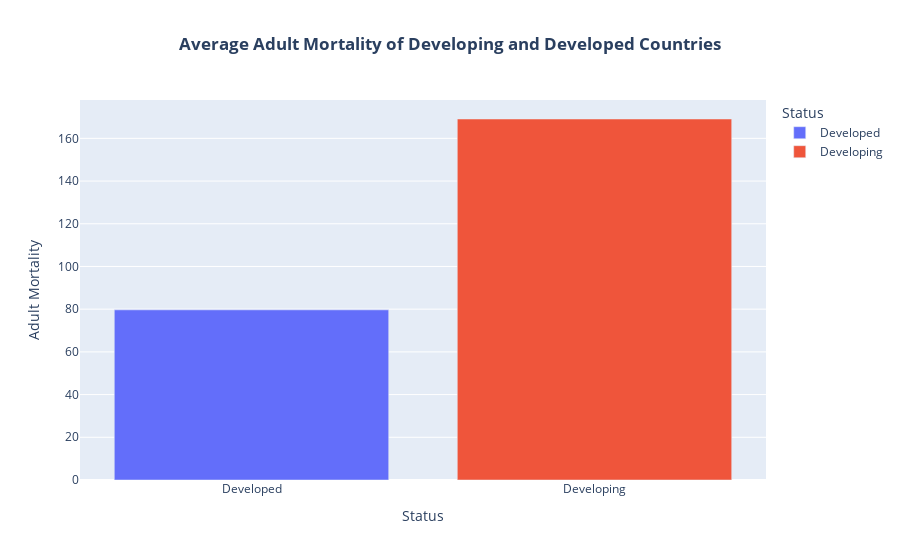

The notebook cell saved with this chart:
### Markdown cell above
> **We can say the range is from like 70 to 90 in Developed Countries**

### Code cell
#using plotly to visualize Average Adult Mortality of Developing and Developed Countries
fig = px.bar(df.groupby('Status', as_index=False).agg({'Adult Mortality':'mean'}), 
             x='Status', 
             y='Adult Mortality', 
             color='Status',
             title='Average Adult Mortality of Developing and Developed Countries')

# Update layout to center the title
fig.update_layout(title_text='<b>Average Adult Mortality of Developing and Developed Countries</b>', title_x=0.5)

# Show the plot
fig.show()

### Figure 1 — Plotly figure (JSON) as saved in the notebook; plotly's stock layout.template omitted (floating-point values rounded to 4 significant figures)
{"data": [{"hovertemplate": "Status=%{x}<br>Adult Mortality=%{y}<extra></extra>", "legendgroup": "Developed", "marker": {"color": "#636efa", "pattern": {"shape": ""}}, "name": "Developed", "orientation": "v", "showlegend": true, "textposition": "auto", "type": "bar", "x": ["Developed"], "xaxis": "x", "y": [79.69], "yaxis": "y"}, {"hovertemplate": "Status=%{x}<br>Adult Mortality=%{y}<extra></extra>", "legendgroup": "Developing", "marker": {"color": "#EF553B", "pattern": {"shape": ""}}, "name": "Developing", "orientation": "v", "showlegend": true, "textposition": "auto", "type": "bar", "x": ["Developing"], "xaxis": "x", "y": [169.1], "yaxis": "y"}], "layout": {"barmode": "relative", "legend": {"title": {"text": "Status"}, "tracegroupgap": 0}, "title": {"text": "<b>Average Adult Mortality of Developing and Developed Countries</b>", "x": 0.5}, "xaxis": {"anchor": "y", "categoryarray": ["Developed", "Developing"], "categoryorder": "array", "domain": [0, 1], "title": {"text": "Status"}}, "yaxis": {"anchor": "x", "domain": [0, 1], "title": {"text": "Adult Mortality"}}}}
